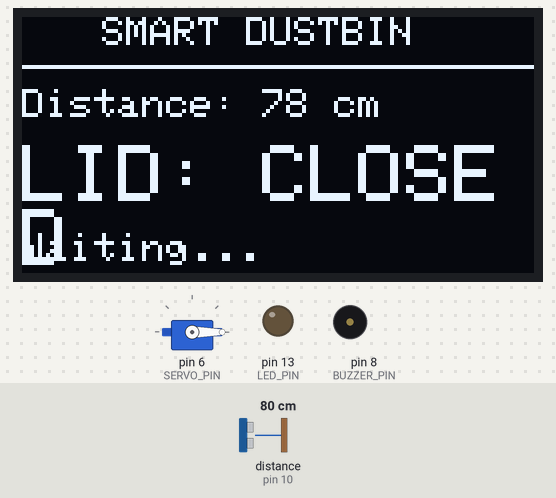
This sketch was run on a simulated Arduino Uno, built with avr-gcc and run on an emulated ATmega328P. On the bench: servo, 128×64 one-colour display, output pins drawn as LEDs (lit = HIGH), buzzer (waves = sounding). Wiring (inferred from the names in the program): ultrasonic range finder: trigger pin 9; echo pin 10. The inputs (shaded band) are chosen by the test bench; at power-on: distance to the obstacle (sensor on pin 10) 80 cm. The echo pulse lasts 58.3 µs per cm; pins used as bus, display or sensor lines are not drawn; what the sketch prints to the serial monitor is not drawn.

Above: at 3.2 s.
3.3 s: distance to the obstacle (sensor on pin 10) set to 34 cm
At 4.6 s:
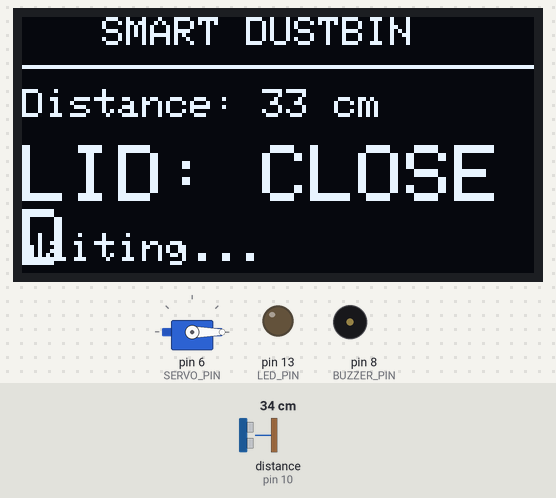
4.9 s: distance to the obstacle (sensor on pin 10) set to 29 cm
At 6.7 s:
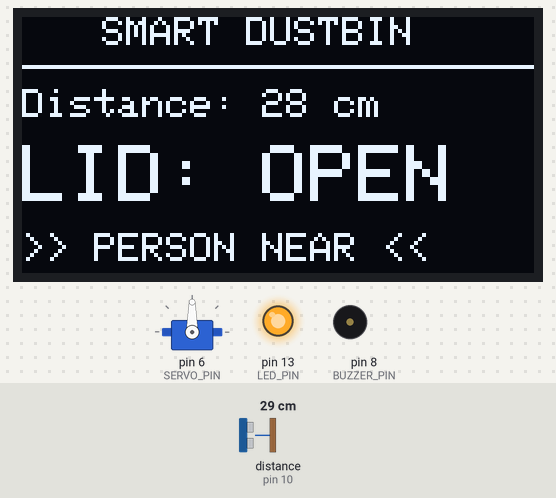
7.3 s: distance to the obstacle (sensor on pin 10) set to 299 cm
At 8.6 s:
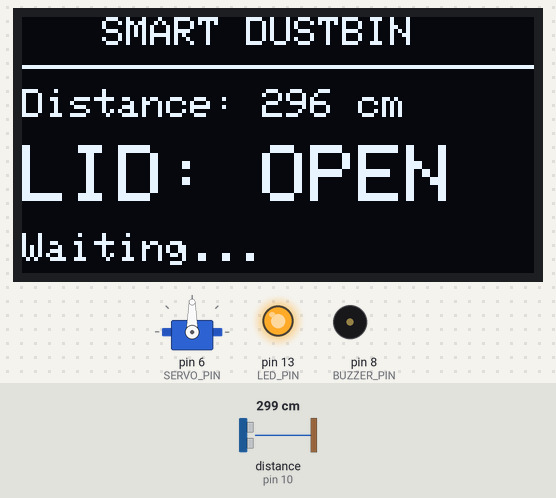
Timing chart, 0 to 14.5 s (numbered marks = the images above; inputs shaded):
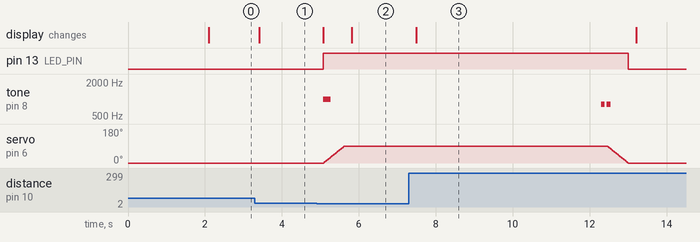

The sketch:

Automatic_Street_Light.ino
```cpp
// SMART DUSTBIN SYSTEM WITH OLED DISPLAY
// Ultrasonic + Servo + Buzzer + LED + OLED

#include <Servo.h>
#include <Wire.h>
#include <Adafruit_GFX.h>
#include <Adafruit_SSD1306.h>

/* ================= OLED ================= */
#define SCREEN_WIDTH 128
#define SCREEN_HEIGHT 64
#define OLED_RESET -1
Adafruit_SSD1306 display(SCREEN_WIDTH, SCREEN_HEIGHT, &Wire, OLED_RESET);

/* ================= PINS ================= */
#define TRIG_PIN   9
#define ECHO_PIN   10
#define SERVO_PIN  6
#define BUZZER_PIN 8
#define LED_PIN    13

Servo lidServo;

/* ================= SETTINGS ================= */
const int DETECTION_DISTANCE = 30;  // cm
const int LID_OPEN_ANGLE = 90;
const int LID_CLOSE_ANGLE = 0;
const unsigned long LID_OPEN_TIME = 5000;

/* ================= VARIABLES ================= */
bool lidOpen = false;
unsigned long lidOpenedAt = 0;
int distanceCM = 0;

/* ================= SETUP ================= */
void setup() {
  Serial.begin(9600);

  pinMode(TRIG_PIN, OUTPUT);
  pinMode(ECHO_PIN, INPUT);
  pinMode(BUZZER_PIN, OUTPUT);
  pinMode(LED_PIN, OUTPUT);

  lidServo.attach(SERVO_PIN);
  lidServo.write(LID_CLOSE_ANGLE);

  if (!display.begin(SSD1306_SWITCHCAPVCC, 0x3C)) {
    Serial.println(F("OLED FAILED"));
    while (1);
  }

  displayStartup();
  delay(2000);

  Serial.println(F("SMART DUSTBIN SYSTEM READY"));
}

/* ================= LOOP ================= */
void loop() {
  distanceCM = measureDistance();
  updateDisplay();

  Serial.print(F("Distance: "));
  Serial.print(distanceCM);
  Serial.print(F(" cm | "));

  if (distanceCM > 0 && distanceCM <= DETECTION_DISTANCE) {
    Serial.println(F("PERSON DETECTED"));

    if (!lidOpen) {
      openLid();
    } else {
      lidOpenedAt = millis(); // reset timer
    }
  }
  else {
    Serial.println(F("NO PERSON"));

    if (lidOpen && millis() - lidOpenedAt >= LID_OPEN_TIME) {
      closeLid();
    }
  }

  delay(150);
}

/* ================= ULTRASONIC ================= */
int measureDistance() {
  digitalWrite(TRIG_PIN, LOW);
  delayMicroseconds(2);
  digitalWrite(TRIG_PIN, HIGH);
  delayMicroseconds(10);
  digitalWrite(TRIG_PIN, LOW);

  long duration = pulseIn(ECHO_PIN, HIGH, 25000);
  if (duration == 0) return -1;

  int cm = duration * 0.034 / 2;
  if (cm > 400) return -1;

  return cm;
}

/* ================= DISPLAY ================= */
void displayStartup() {
  display.clearDisplay();
  display.setTextSize(2);
  display.setTextColor(SSD1306_WHITE);
  display.setCursor(15, 15);
  display.println(F("SMART"));
  display.setCursor(10, 40);
  display.println(F("DUSTBIN"));
  display.display();
}

void updateDisplay() {
  display.clearDisplay();

  display.setTextSize(1);
  display.setCursor(20, 0);
  display.println(F("SMART DUSTBIN"));
  display.drawLine(0, 12, 128, 12, SSD1306_WHITE);

  display.setCursor(0, 18);
  display.print(F("Distance: "));
  if (distanceCM > 0) {
    display.print(distanceCM);
    display.print(F(" cm"));
  } else {
    display.print(F("---"));
  }

  display.setTextSize(2);
  display.setCursor(0, 32);
  display.print(F("LID: "));
  display.println(lidOpen ? F("OPEN") : F("CLOSED"));

  display.setTextSize(1);
  display.setCursor(0, 54);
  display.println(
    (distanceCM > 0 && distanceCM <= DETECTION_DISTANCE)
    ? F(">> PERSON NEAR <<")
    : F("Waiting...")
  );

  display.display();
}

/* ================= LID CONTROL ================= */
void openLid() {
  Serial.println(F("OPENING LID"));

  digitalWrite(LED_PIN, HIGH);
  tone(BUZZER_PIN, 1000, 200);

  for (int a = LID_CLOSE_ANGLE; a <= LID_OPEN_ANGLE; a += 2) {
    lidServo.write(a);
    delay(12);
  }

  lidOpen = true;
  lidOpenedAt = millis();
}

void closeLid() {
  Serial.println(F("CLOSING LID"));

  tone(BUZZER_PIN, 800, 100);
  delay(150);
  tone(BUZZER_PIN, 800, 100);

  for (int a = LID_OPEN_ANGLE; a >= LID_CLOSE_ANGLE; a -= 2) {
    lidServo.write(a);
    delay(12);
  }

  digitalWrite(LED_PIN, LOW);
  lidOpen = false;
}
```

Measured:
- the behaviour switches between 32 and 31 cm on distance to the obstacle (sensor on pin 10) (found by bisection; images 1 and 2)
- after the input at 3.3 s, the display: changes after 0.11 s (image 1)
- after the input at 4.9 s, pin 13 (LED_PIN): LOW → HIGH after 0.17 s; tone on pin 8 (BUZZER_PIN): silent → 1000 Hz after 0.17 s, → silent 0.20 s later; servo on pin 6 (SERVO_PIN): moves from 0° to 90° over 0.53 s, starting after 0.18 s; the display: first changes after 0.17 s (image 2 shows a later state)
- after the input at 7.3 s, pin 13 (LED_PIN): HIGH → LOW after 5.7 s; tone on pin 8 (BUZZER_PIN): alternates 800 Hz for 0.10 s and silent for 0.05 s, 4 changes in all, then stays silent, starting after 5.0 s; servo on pin 6 (SERVO_PIN): moves from 90° to 0° over 0.53 s, starting after 5.2 s; the display: changes after 0.19 s (image 3)
